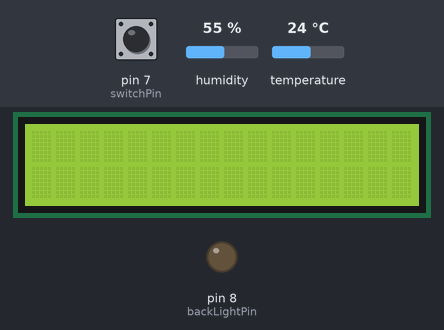
The sketch below on a simulated Arduino Uno, built with avr-gcc and run on an emulated ATmega328P. On the bench: 16×2 character LCD, output pins drawn as LEDs (lit = HIGH). The inputs (shaded band) are chosen by the test bench; at power-on: pin 7 (switchPin) LOW, humidity 55 %, temperature 24 °C. What the sketch prints to the serial monitor is not drawn.

Above: at 1.2 s.
1.3 s: pin 7 (switchPin) pulled HIGH for 0.15 s
At 2.5 s:
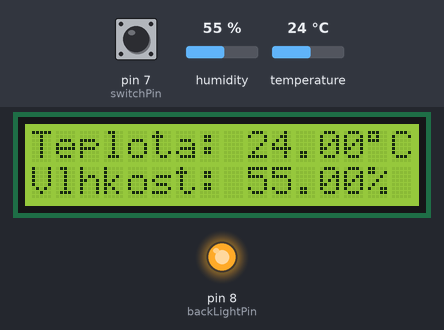
4.4 s: humidity set to 22 %
At 6.2 s:
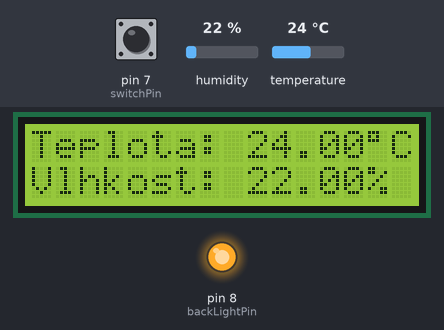
7.4 s: pin 7 (switchPin) pulled HIGH for 1 s
At 8.3 s:
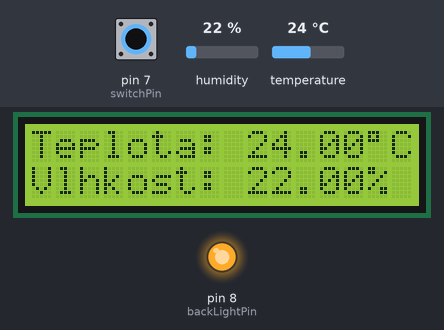
11.4 s: temperature set to 12 °C
At 11.9 s:
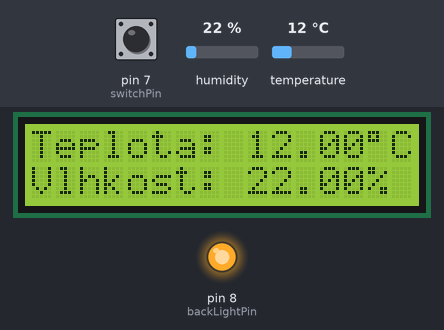
14.4 s: pin 7 (switchPin) pulled HIGH for 3.2 s
At 14.9 s:
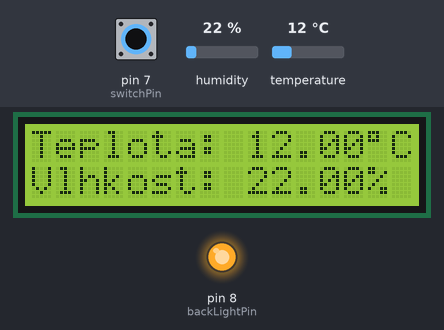
19.1 s: humidity set to 40 %
At 20.9 s:
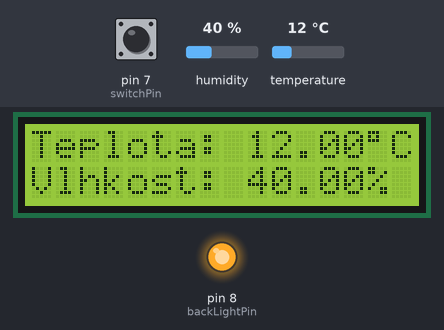
Timing chart, 0 to 23.1 s (numbered marks = the images above; inputs shaded):
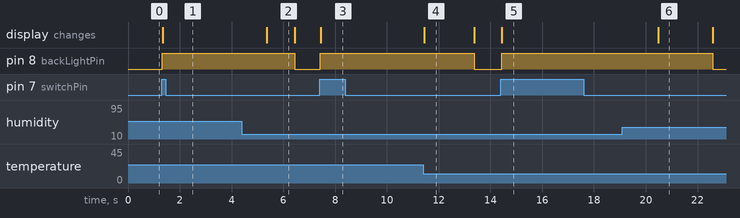

The sketch:

led_dht_example.ino
```cpp
#include <LiquidCrystal.h>
#include "DHT.h"


/*
LED
pin 1 gnd
pin 2 5v
pin 3 gnd, you can control contrast with this
pin 4 RS pin 12
pin 5 gnd RW, LOW means write
pin 6 E 11
piny 7,8,9,10 not connected
pin 11,12,13,14 data d4-d7
pin 15 through resistor 220 ohm into pin 8 (backlight vdd)
pin 16 gnd (backlight ground)
*/
const int registerSelectPin = 12;
const int enablePin = 11;
const int backLightPin = 8;
const int d4pin = 5;
const int d5pin = 4;
const int d6pin = 3;
const int d7pin = 2;
LiquidCrystal lcd(registerSelectPin, enablePin, d4pin, d5pin, d6pin, d7pin);

const int switchPin = 7;

const int dhtPin = 6;

// Uncomment whatever type you're using!
//#define DHTTYPE DHT11   // DHT 11
#define DHTTYPE DHT22   // DHT 22  (AM2302)
//#define DHTTYPE DHT21   // DHT 21 (AM2301)


//DHT  https://plot.ly/arduino/dht22-temperature-tutorial/
// Connect red pin  to +5V
// Connect yellow pin to dhtPin
// Connect black pin GROUND
// Connect a 10K resistor from data pin to power pin

long lastTimeSwitchPushed = -1;
DHT dht(dhtPin, DHTTYPE);

void setup()
{

  Serial.begin(9600);
  pinMode(switchPin, INPUT);
  pinMode(backLightPin, OUTPUT);
  lcd.begin(16,2); //parameters are size of the screen
  digitalWrite(backLightPin, LOW);
    dht.begin();
}

void loop()
{
  int switchPushed = digitalRead(switchPin);

  if (switchPushed == HIGH)
  {
    lastTimeSwitchPushed = millis();
    Serial.print("switch pushed in");
    Serial.println(lastTimeSwitchPushed);
  }
  long now = millis();
  long difference = now - lastTimeSwitchPushed;
  Serial.println(difference);
  if (difference < 5000 && lastTimeSwitchPushed != -1)
  {
   // Serial.println("switch pushed less than 5s ago");
   lcd.display();
   digitalWrite(backLightPin, HIGH);
  // Reading temperature or humidity takes about 250 milliseconds!
    // Sensor readings may also be up to 2 seconds 'old' (its a very slow sensor)
    float h = dht.readHumidity();
    float t = dht.readTemperature();

    // check if returns are valid, if they are NaN (not a number) then something went wrong!
    if (isnan(t) || isnan(h))
    {
         lcd.setCursor(0,0);
         lcd.print("Neuspech");
    }
    else
    {
        lcd.setCursor(0,0);
        lcd.print("Teplota: ");
        lcd.print(t);
        lcd.print((char)223);
        lcd.print("C");
        lcd.setCursor(0,1);
        lcd.print("Vlhkost: ");
        lcd.print(h);
        lcd.print("%");

    }
  }
  else
  {

    lcd.noDisplay();
    digitalWrite(backLightPin, LOW);
  }


}
```

Measured:
- after the input at 1.3 s, pin 8 (backLightPin): LOW → HIGH at once; the display: changes at once (image 1)
- after the input at 4.4 s, the display: changes after 0.96 s (image 2)
- after the input at 7.4 s, pin 8 (backLightPin): LOW → HIGH at once; the display: changes at once (image 3)
- after the input at 11.4 s, the display: changes after 0.05 s (image 4)
- after the input at 14.4 s, pin 8 (backLightPin): LOW → HIGH at once; the display: changes at once (image 5)
- after the input at 19.1 s, the display: changes after 1.4 s (image 6)
- what the display in image 2 shows lasts 1.0 s, from 5.4 s to 6.4 s
